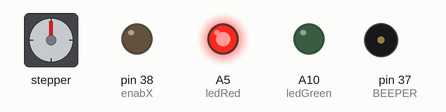
Bench run of a sketch on a simulated Arduino Mega 2560, built with avr-gcc and run on an emulated ATmega2560. Parts: stepper motor, output pins drawn as LEDs (lit = HIGH), buzzer (waves = sounding). Wiring (inferred from the names in the program): stepper motor driver (200 steps per turn assumed): step A0; direction A1.

Above: at 0.9 s.
At 1.9 s:
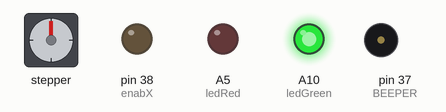
Timing chart, 0 to 3.5 s (numbered marks = the images above):
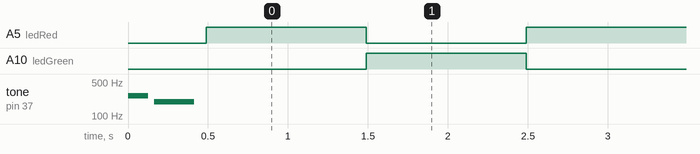

Measured:
- by itself, A5 (ledRed), A10 (ledGreen): alternates HIGH for 1.0 s and LOW for 1.0 s

The sketch:

cableTest.ino
```cpp
#include <U8glib.h>
#include "pitches.h"


#define enabX 38
#define stepX A0
#define dirX A1

#define enabY A3
#define stepY A6
#define dirY A7

#define xMin 2 //move HOME
#define xMax 3 //move START
#define yMin 14 // bottom position
#define yMax 15 //top position
#define zMin 18 //emergency
#define zMax 19 //NC
#define c1 A3 // connector 1
#define c2 A4 // connector 2
#define ledRed A5
#define ledGreen A10

#define BEEP_OK 1
#define BEEP_ERROR 2
#define BEEP_FINISH 3
#define BEEP_WAITING 4


#define MOVE_UP 1
#define MOVE_DOWN 0
boolean isMoving=false;
int moveDirection=0;


//switches
int emergencyButton=0; //not presset
int contact = 0; //not presset
int maxLimit =0; //not presset
int minLimit = 0; //not presset
int startButton = 1; //not presset
int homeButton = 1; //not presset

long debounceDelay = 50;    // the debounce time; increase if the output flickers
long lastDebounceTimeEmergency = 0;  // the last time the output pin was toggled
int emergencyState;
int lastEmergencyState=1;

// state machine
int isInitialized = 0; //pana cand nu sunt verificate cablurile
int operationFinish =0; //cand s-a terminat operatia
int maxState;
int minState;
int checkingCableStatus = 0; //process de verificare a cablului
unsigned long tmpTime; //temp variable for timeout calculation
int timeout =10000; //time to wait in cable checking process
//cable present
bool cablePresent = false; //if cables are attached to machine
long tmpCheckCableTime=0;
int checkCablePresentCounter=0; //counter incrementat la verificarea existentei cablului

//cable leakeage
bool cableLeakeage =false; //daca cablul are gauri
long tmpCheckLeakeageTime = 0; //tmp pentru verificare periodica
int checkLeakeageCounter = 0; // counter incrementat la verificarea curentului
float leakeageCurrent = 0; //suma curentului pierdut la fiecare verificare;
int leakeageTimeout = 2000; //la ce intervale se verifica daca exista pierderi
int leackeageCounter = 15; // de cate ori se ruleaza verificarea cablului

//display
#define LCD_PINS_RS 16
#define LCD_PINS_ENABLE 17
#define LCD_PINS_D4 23
#define LCD_PINS_D5 25
#define LCD_PINS_D6 27
#define LCD_PINS_D7 29
#define BEEPER 37
#define BTN_EN1 31
#define BTN_EN2 33
#define BTN_ENC 35
#define SDCARDDETECT 22
#define MISO 50
#define MOSI 51
#define SCK 52
#define SS 53

U8GLIB_ST7920_128X64_1X u8g(LCD_PINS_D4, LCD_PINS_ENABLE, LCD_PINS_RS);

//temp memory
char* buff1;
char* buff2;
char* buff3;
char* buff4;


bool debugEnabled=false;
char *message[4];
char *debugMsg[10];
char *title = "";
uint8_t menu_redraw_required = 0;
int displayCounter=0;


void setup() {
  Serial.begin(9600);

  printTitle( "INITIALIZATION");

  pinMode(stepX,OUTPUT);
  pinMode(dirX,OUTPUT);
  pinMode(enabX,OUTPUT);

  pinMode(xMin, INPUT_PULLUP);
  pinMode(xMax, INPUT_PULLUP);
  pinMode(yMin, INPUT_PULLUP);
  pinMode(xMax, INPUT_PULLUP);
  pinMode(zMin, INPUT_PULLUP);
  pinMode(zMax, INPUT_PULLUP);
  pinMode(c1, INPUT_PULLUP);
  pinMode(c2, INPUT_PULLUP);

  pinMode(ledRed, OUTPUT);
  pinMode(ledGreen, OUTPUT);

  digitalWrite(enabX,LOW);
  buzz(BEEP_OK);

  u8g.setColorIndex(1);         // pixel on
  //char *msg[2]={"rand 1","rand 2"};
  //printMessage(msg);

}
int freeRam (){
  extern int __heap_start, *__brkval;
  int v;
  return (int) &v - (__brkval == 0 ? (int) &__heap_start : (int) __brkval);
}
void loop() {
  digitalWrite(ledRed, 1);
  digitalWrite(ledGreen,0);
  delay(1000);
  digitalWrite(ledRed, 0);
  digitalWrite(ledGreen,1);
  delay(1000);
  return;
  //debugInputs();
  //return;
  maxLimit = digitalRead(xMax);
  minLimit = digitalRead(xMin);
  startButton = digitalRead(zMin);
  homeButton = digitalRead(zMax);

  emergencyButton=digitalRead(yMin);
  debounceEmergency(emergencyButton);

  checkMachineState();

  if (  menu_redraw_required != 0 ) {
    u8g.firstPage();
    do  {
      draw();
    } while( u8g.nextPage() );
    menu_redraw_required = 0;
  }

  free(buff1);
  free(buff2);
  free(buff3);
  free(buff4);

  moving();
  //Serial.print("memory");
  //Serial.println(freeRam());
}

void checkMachineState(){


  //return;

  //avarie
  if(emergencyState == 1){
    printTitle("EMERGENCY");
    char *msg[] = {"","Emergency button presset","",""};
    printMessage(msg);
    resetMachineState();
    stopMovement();

    return;
  }

  //parking
  if(startButton ==1 && isMoving==false && operationFinish == 0 && isInitialized==0){
    printTitle("PARKING");
    char *msg[] = {"","Parking mode","",""};
    printMessage(msg);
    isMoving = true;
    moveDirection = MOVE_DOWN;
    digitalWrite(dirX,MOVE_DOWN);
    moving();
    return;
  }

  //homing
  if(homeButton ==1 && isMoving == false && isInitialized==0){
    printTitle("HOMING");
    char *msg[] = {"","GOING HOME","",""};
    printMessage(msg);
    isMoving = true;
    moveDirection = MOVE_UP;
    digitalWrite(dirX,MOVE_UP);
    moving();
    return;
  }

  //stare incerta
  if(minLimit==0 && maxLimit==0 && isMoving == false && isInitialized==0){
    printTitle("STATUS UNCERTAIN");
    char *msg[] = {"","Press HOME","Press START to park",""};
    printMessage(msg);
    return;
  }

  //park position
  if(minLimit==1 && isMoving==false && isInitialized ==0 && checkingCableStatus==0){
    printTitle("STATUS UNCERTAIN");
    char *msg[] = {"","Press HOME","Press START to park",""};
    printMessage(msg);
    return;
  }

  //moving up, for homing
  if(maxLimit !=1 && isMoving==true && moveDirection == MOVE_UP && operationFinish==0){
    printTitle("HOME POSITION");
    checkingCableStatus=0;
    stopMovement();
    cablePresent=false;
    char *msg[] ={"","Machine ready","Please attach cables",""};
    printMessage(msg);
    isInitialized=1;
    return;
  }

  //moving up after operation complete
  if(maxLimit !=1 && isMoving==true && moveDirection == MOVE_UP && operationFinish==1){
    printTitle("HOME POSITION");
    checkingCableStatus=0;
    //operationFinish=0;
    stopMovement();
    //cablePresent=false;
    char *msg[] ={"","Machine ready1","Please remove cables","Press HOME to continue"};
    printMessage(msg);

    return;
  }

  if(maxLimit ==0 && operationFinish == 1 && isMoving==false && cablePresent==true){
    cablePresent=false;
    printTitle("HOME POSITION");
    char *msg[] ={"","Machine ready","Please remove cables","Press HOME to continue"};
    printMessage(msg);
    Serial.println("home, cable present");
    return;
  }

  //is in home, cables are removed, reset machine
  if(homeButton ==1 && maxLimit ==0 && operationFinish == 1 && isMoving==false && cablePresent==false){
    printTitle("RESET MACHINE STATE");
    Serial.println("reseting state");
    resetMachineState();
    return;
  }

  // check cable continuity
  if(checkingCableStatus ==true & isMoving ==false && minLimit!=1){
    if(checkLeakeageCounter < leackeageCounter){
      startCheckingCable();
    }else{
      float tmpCurrent = leakeageCurrent/(2*leackeageCounter);

      if(tmpCurrent<0.01){

        cableLeakeage=false;
        printTitle("FINISH TEST - PASS");
        char *msg[] = {"","Cable integrity passed","Press HOME to start",""};
        printMessage(msg);
        buzz(BEEP_FINISH);
      }else{
        cableLeakeage=true;
        printTitle("FINISH TEST - FAILURE");
        char *msg[] = {"","Cable has leakeage","Press HOME to start",""};
        printMessage(msg);
        buzz(BEEP_ERROR);
      }
      checkingCableStatus=false;
      operationFinish=1;
    }
    return;
  }

  //machine position top, checking for cable presents
  if(isMoving==false && cablePresent==false && maxLimit!=1 && operationFinish==0){
    printTitle("CHECKING CABLE");

    checkCablePresent();
    return;
  }

  //press START to begin new cycle
  if(startButton ==1 && isMoving==false && cablePresent==true){
    printTitle("CABLE ATTACHED");
    checkCablePresentCounter=0;
    char *msg[] ={"","Moving down","",""};
    printMessage(msg);
    isMoving = true;
    moveDirection = MOVE_DOWN;
    digitalWrite(dirX,MOVE_DOWN);
    moving();
    return;
  }

  //press HOME
  if(homeButton == 1 && isMoving==false){
    printTitle("MACHINE READY");
    char *msg[] ={"","Moving up..","",""};
    printMessage(msg);
    isMoving = true;
    moveDirection = MOVE_UP;
    digitalWrite(dirX,MOVE_UP);
    return;
  }

   //bottom not moving after operation finish
  if(operationFinish ==1 && minLimit !=1 && isMoving ==false){
    //wait for home
    Serial.println("op finish");
    return;
  }

  //bottom limit, in testing process
  if(minLimit !=1 && isMoving==true && isInitialized==1 && moveDirection == MOVE_DOWN){
    stopMovement();
    tmpTime=millis();
    checkingCableStatus=1;
    char *msg[] ={"","Checking cable ..","Please wait",""};
    printMessage(msg);
    return;
  }

  //bottom not moving
  if(minLimit !=1 && isMoving ==false){
    printTitle("MACHINE READY");
    char *msg[] ={"","Machine ready","Press HOME",""};
    printMessage(msg);
    return;
  }

  //botom limit - safty
  if(minLimit !=1 && isMoving ==true && moveDirection == MOVE_DOWN){
    printTitle("MACHINE READY");
    stopMovement();
    char *msg[] ={"","Machine at minim pos","Please press HOME",""};
    printMessage(msg);
  }
}

void resetMachineState(){
    isInitialized = 0;
    cablePresent =false;
    checkingCableStatus =0;
    operationFinish = 0;
    checkLeakeageCounter=0;
    leakeageCurrent = 0;
    checkCablePresentCounter =0;

}

float fmap(float x, float in_min, float in_max, float out_min, float out_max) {
  return (x - in_min) * (out_max - out_min) / (in_max - in_min) + out_min;
}

void startCheckingCable(){
  //if( millis()-tmpCheckLeakeageTime <leakeageTimeout)
  //  return;
  //tmpCheckLeakeageTime = millis();

  checkLeakeageCounter++;
  printTitle("CABLE INTEGRITY");
  char *msg[] ={"","Checking clable","Please wait",""};
  pinMode(c2, INPUT_PULLUP);
  pinMode(c1, INPUT_PULLUP);
  delay(500);
  int val1= analogRead(c1);
  int val2 = analogRead(c2);
  float amp1=0.000;
  float amp2=0.000;
  msg[1]="Test counter ";
  msg[2]="Leak current: ";
  msg[3]="Leak current: ";

  // (5V -v_drop)/15k = curent de fuga
  amp1 = (5-fabs(fmap(val1, 0.0, 1023.0, 0.01, 5.0)))/15;
  amp2 = (5-fabs(fmap(val2, 0.0, 1023.0, 0.01, 5.0)))/15;
  leakeageCurrent=leakeageCurrent+amp1;
  leakeageCurrent=leakeageCurrent+amp2;

  char t1[3];
  char t2[5];
  char t3[5];
  itoa(checkLeakeageCounter, t1,10);
  dtostrf(amp1, 3, 2, t2);
  dtostrf(amp2, 3, 2, t3);
  buff1 =(char*) malloc(30*sizeof(char));
  buff2 =(char*) malloc(30*sizeof(char));
  buff3 =(char*) malloc(30*sizeof(char));

  sprintf(buff1,"Test counter %s",t1);
  sprintf(buff2,"Leak current:  %smA",t2);
  sprintf(buff3,"Leak current:  %smA",t3);

  //msg[0]=buff1;
  msg[2]=buff2;
  msg[3]=buff3;

  printMessage(msg);
  buzz(BEEP_WAITING);
}

void checkCablePresent(){
  if( millis()-tmpCheckCableTime <3000)
    return;
  tmpCheckCableTime = millis();

  char *msg[] ={"","Checking for cables ...","Please wait",""};
  char *msgEmpty[] ={"","","Please wait...",""};
  char *msgNotPresent[] ={"","Cable not present","Please attach cables",""};
  pinMode(c2, OUTPUT);
  pinMode(c1, INPUT_PULLUP);
  digitalWrite(c2, LOW);
  checkCablePresentCounter++;

  char t1[3];
  itoa(checkCablePresentCounter, t1,10);
  buff4 =(char*) malloc(30*sizeof(char));
  msgNotPresent[1]="Wait cable detection ";
  sprintf(buff4,"%s %i",msgNotPresent[1],checkCablePresentCounter);

  msgNotPresent[1]=buff4;
  if(digitalRead(c1)!=0){

    printMessage(msgNotPresent);
    buzz(BEEP_WAITING);
  }else{
    if(checkCablePresentCounter>3){
      cablePresent=true;
      pinMode(c2, INPUT_PULLUP);
      printTitle("CABLE ATTACHED");
      msgNotPresent[1] = "Cable detected!";
      msgNotPresent[2] = "Press START";
      printMessage(msgNotPresent);

      buzz(BEEP_OK);
    }
  }
}

void debugInputs(){
  //char *str[12]=
  Serial.print("DownL: ");
  Serial.print(digitalRead(xMin));
  Serial.print(" UpL: ");
  Serial.print(digitalRead(xMax));
  Serial.print(" C: ");
  Serial.print(digitalRead(yMin));
  Serial.print(" E: ");
  Serial.print(digitalRead(yMax));
  Serial.print(" Down: ");
  Serial.print(digitalRead(zMin));
  Serial.print(" Up: ");
  Serial.print(digitalRead(zMax));
  Serial.print(" C1: ");
  Serial.print(digitalRead(c1));
  Serial.print(" C2: ");
  Serial.print(digitalRead(c2));
  Serial.println();
   //debug(str);
}

void moving(){
 if(isMoving==false)
    return;

 int speedDelay=500;

  digitalWrite(stepX, LOW);
  delayMicroseconds(4);
  digitalWrite(stepX, HIGH);
  delayMicroseconds(speedDelay);
  //char *str[3] = {"moving to:",char(moveDirection),"<--"};
  //debug(str);
}

void stopMovement(){
  isMoving=false;
  char *msg[] = {"","Stoped!","",""};
  printMessage(msg);
}

void printTitle(char *msg){
  if(title!=msg){
    title=msg;
    menu_redraw_required=1;
  }
}

void printMessage(char *msg[]){
    Serial.print("msg: ");
    for(uint8_t i=0;i<4;i++){
      Serial.print(msg[i]);
      message[i]=msg[i];
      if(i<3)
       Serial.print(" / ");
    }
    Serial.println("");
    menu_redraw_required=1;
}

void draw(){
  char *str[1] = {"drawing title"};
  debug(str);

  u8g_uint_t w, d;
  uint8_t i, h,offsetTitle;

  u8g.setFont(u8g_font_6x13);
  u8g.setFontRefHeightText();
  u8g.setFontPosTop();
  h = u8g.getFontAscent()-u8g.getFontDescent();
  w = u8g.getWidth();
  u8g.drawFrame(0, 0, w, h+2);
  offsetTitle = h+2;
  //u8g.setDefaultForegroundColor();
  //u8g.setDefaultBackgroundColor();
  d = (w-u8g.getStrWidth(title))/2;
  u8g.drawStr( d, 1, title);

  //draw message
  u8g.setFont(u8g_font_5x7);
  u8g.setFontRefHeightText();
  u8g.setFontPosTop();

  h = u8g.getFontAscent()-u8g.getFontDescent();
  w = u8g.getWidth();
  for( i = 0; i < 4; i++ ) {
    d = (w-u8g.getStrWidth(message[i]))/2;
    //u8g.setDefaultForegroundColor();

    u8g.drawStr(0, i*h+offsetTitle, message[i]);
  }
}

void debug(char *msg[]){
  if(debugEnabled == false)
    return;
  for(uint8_t i=0;i<sizeof(msg);i++){
    Serial.print(i);
    Serial.print("/");
    Serial.print(sizeof(msg));
    Serial.print(" d:-->");
    Serial.print(msg[i]);
    Serial.println("<--");
  }
  Serial.println();
}


void buzz(int k){
  int finishMelody[] = {NOTE_C4, NOTE_G3, NOTE_G3, NOTE_A3, NOTE_G3, 0, NOTE_B3, NOTE_C4};
  int finishNoteDuration[] = {4, 8, 8, 4, 4, 4, 4, 4};

  int okMelody[] = {NOTE_C4, NOTE_G3};
  int okDuration[] = {8,4};

  int waitingMelody[] = {NOTE_D3, NOTE_A5};
  int waitingDuration[] = {8,8};

  int errorMelody[] = {NOTE_D3, NOTE_A5,NOTE_D3, NOTE_A5,NOTE_D3, NOTE_A5,NOTE_D3, NOTE_A5};
  int errorDuration[] = {8,8,8,8,8,8,8,8};

  switch(k){
    case BEEP_FINISH:
        for(int thisNote=0;thisNote<8;thisNote++){
          int noteDuration = 1000 / finishNoteDuration[thisNote];
          tone(BEEPER, finishMelody[thisNote], noteDuration);
          delay(noteDuration * 1.30);
          noTone(BEEPER);
        }
      break;
    case BEEP_OK:
      for(int thisNote=0;thisNote<2;thisNote++){
          int noteDuration = 1000 / okDuration[thisNote];
          tone(BEEPER, okMelody[thisNote], noteDuration);
          delay(noteDuration * 1.30);
          noTone(BEEPER);
        }
      break;
    case BEEP_ERROR:
       for(int k = 0;k<5;k++){
        for(int thisNote=0;thisNote<2;thisNote++){
            int noteDuration = 1000 / errorDuration[thisNote];
            tone(BEEPER, errorMelody[thisNote], noteDuration);
            delay(noteDuration * 1.30);
            noTone(BEEPER);
          }
       }
      break;
    case BEEP_WAITING:
      for(int thisNote=0;thisNote<2;thisNote++){
          int noteDuration = 1000 / waitingDuration[thisNote];
          tone(BEEPER, waitingMelody[thisNote], noteDuration);
          delay(noteDuration * 1.30);
          noTone(BEEPER);
        }
      break;
  }

}


void debounceEmergency(int reading){
  if(reading != lastEmergencyState){
    lastDebounceTimeEmergency =millis();
  }

  if((millis() - lastDebounceTimeEmergency) > debounceDelay) {
    if(reading != emergencyState){

      emergencyState = reading;
    }
  }

  lastEmergencyState = reading;
}
```

pitches.h
```cpp
/*************************************************
 * Public Constants
 *************************************************/

#define NOTE_B0  31
#define NOTE_C1  33
#define NOTE_CS1 35
#define NOTE_D1  37
#define NOTE_DS1 39
#define NOTE_E1  41
#define NOTE_F1  44
#define NOTE_FS1 46
#define NOTE_G1  49
#define NOTE_GS1 52
#define NOTE_A1  55
#define NOTE_AS1 58
#define NOTE_B1  62
#define NOTE_C2  65
#define NOTE_CS2 69
#define NOTE_D2  73
#define NOTE_DS2 78
#define NOTE_E2  82
#define NOTE_F2  87
#define NOTE_FS2 93
#define NOTE_G2  98
#define NOTE_GS2 104
#define NOTE_A2  110
#define NOTE_AS2 117
#define NOTE_B2  123
#define NOTE_C3  131
#define NOTE_CS3 139
#define NOTE_D3  147
#define NOTE_DS3 156
#define NOTE_E3  165
#define NOTE_F3  175
#define NOTE_FS3 185
#define NOTE_G3  196
#define NOTE_GS3 208
#define NOTE_A3  220
#define NOTE_AS3 233
#define NOTE_B3  247
#define NOTE_C4  262
#define NOTE_CS4 277
#define NOTE_D4  294
#define NOTE_DS4 311
#define NOTE_E4  330
#define NOTE_F4  349
#define NOTE_FS4 370
#define NOTE_G4  392
#define NOTE_GS4 415
#define NOTE_A4  440
#define NOTE_AS4 466
#define NOTE_B4  494
#define NOTE_C5  523
#define NOTE_CS5 554
#define NOTE_D5  587
#define NOTE_DS5 622
#define NOTE_E5  659
#define NOTE_F5  698
#define NOTE_FS5 740
#define NOTE_G5  784
#define NOTE_GS5 831
#define NOTE_A5  880
#define NOTE_AS5 932
#define NOTE_B5  988
#define NOTE_C6  1047
#define NOTE_CS6 1109
#define NOTE_D6  1175
#define NOTE_DS6 1245
#define NOTE_E6  1319
#define NOTE_F6  1397
#define NOTE_FS6 1480
#define NOTE_G6  1568
#define NOTE_GS6 1661
#define NOTE_A6  1760
#define NOTE_AS6 1865
#define NOTE_B6  1976
#define NOTE_C7  2093
#define NOTE_CS7 2217
#define NOTE_D7  2349
#define NOTE_DS7 2489
#define NOTE_E7  2637
#define NOTE_F7  2794
#define NOTE_FS7 2960
#define NOTE_G7  3136
#define NOTE_GS7 3322
#define NOTE_A7  3520
#define NOTE_AS7 3729
#define NOTE_B7  3951
#define NOTE_C8  4186
#define NOTE_CS8 4435
#define NOTE_D8  4699
#define NOTE_DS8 4978
```
